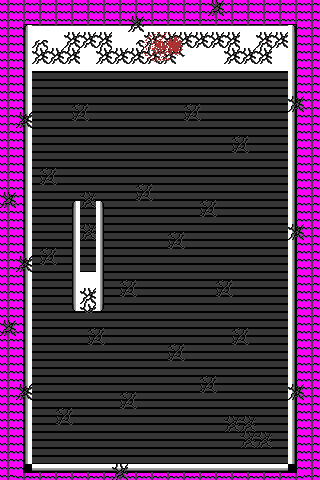

A 2D game scene composited from a Tiled map and its tileset images. What follows is a short description and the map's XML, with each tile layer's data collapsed to a summary:
An orthogonal 20x30 tile map with 16x16 px tiles, 5 tile layers (Tile Layer 1, Tile Layer 2, Tile Layer 3, Tile Layer 4, ...), 4 tilesets.

<map version="1.10" tiledversion="1.10.2" orientation="orthogonal" renderorder="right-down" width="20" height="30" tilewidth="16" tileheight="16" infinite="0" nextlayerid="6" nextobjectid="1">
 <tileset firstgid="1" source="steel flooring.tsx" />
 <tileset firstgid="55" source="roof tiles.tsx" />
 <tileset firstgid="242" source="exterior and walls.tsx" />
 <tileset firstgid="512" source="blood splatter.tsx" />
 <layer id="1" name="Tile Layer 1" width="20" height="30">
  <data>[600 cells, 420 non-empty, 6 distinct tile ids]</data>
 </layer>
 <layer id="2" name="Tile Layer 2" width="20" height="30">
  <data>[600 cells, 145 non-empty, 7 distinct tile ids]</data>
 </layer>
 <layer id="3" name="Tile Layer 3" width="20" height="30">
  <data>[600 cells, 256 non-empty, 16 distinct tile ids]</data>
 </layer>
 <layer id="4" name="Tile Layer 4" width="20" height="30">
  <data>[600 cells, 8 non-empty, 8 distinct tile ids]</data>
 </layer>
 <layer id="5" name="Tile Layer 5" width="20" height="30">
  <data>[600 cells, 15 non-empty, 5 distinct tile ids]</data>
 </layer>
</map>
